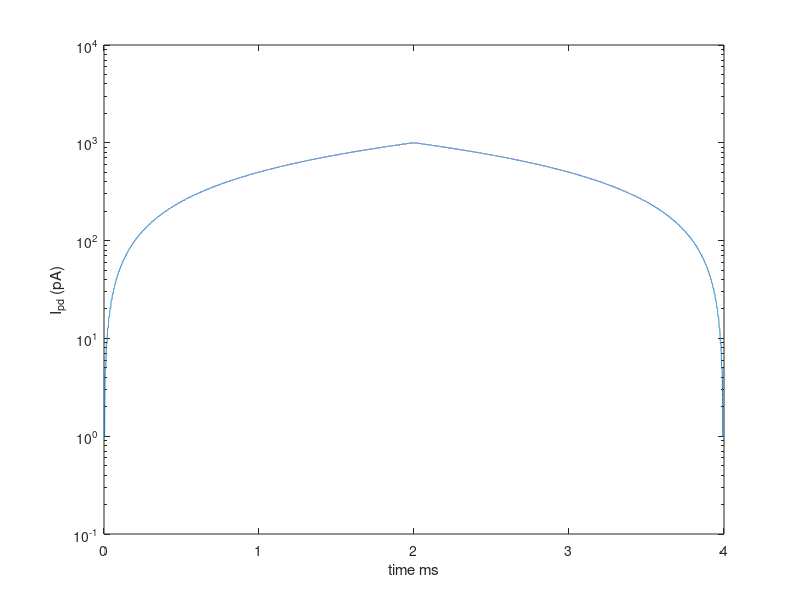
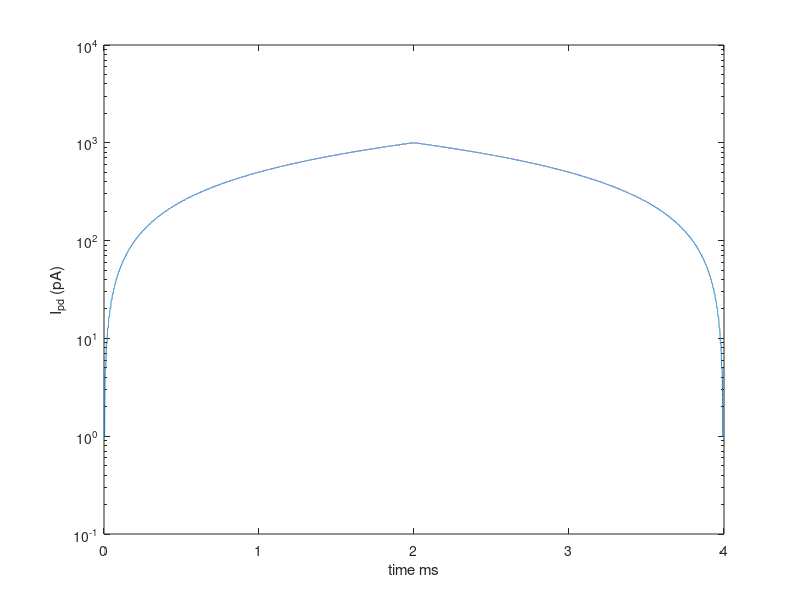

Reproduce these figures in MATLAB, in order.
% It script creates a triangule wave as steps that increases progessive

%function []=spiralNxM(N,M,freq)

%         <------- N ------>
%         ^ Pix0 Pix1 .....
%         |   .
%         |     .
%         M       .
%         |         .
%         |           .PixN,M

% The curve is similar to:
%
%       __
%     _|  |_
%   _|      |_
% _|          |_

tic;

clear all;clc;close all;

N = 7; 
M = 8;
quant_pixel=N*M;
freq = 250;
resol = 255; % Count colours that we wanna to see 
rpm = freq*60;
t_hold = (1/freq)/resol;
samplesPerHold = 2; 
T = t_hold*resol;
scaleTime = 1e3;

curr_path = pwd;
PATH_input = '/home/netware/users/jpgironruiz/Desktop/Documents/Cadence_analysis/Inputs/';
%PATH_input = '/sdcard/documents/MSc/Cadence_analysis/Inputs/';

cd(PATH_input);
nameSignal = strcat('TrianguleWave',int2str(N),'X',int2str(M),'_',int2str(freq));
name_folder = strcat(nameSignal,'/');
[s,mess1,mess2]=mkdir(name_folder);

if (~strcmp(mess1,''))
   
    rmdir(name_folder,'s');
    mkdir(name_folder);
end
PATH_input = strcat(PATH_input,nameSignal,'/');
cd(curr_path);

Imax = 1e-9;
Imin = 1e-12;
deltaI = (Imax - Imin)/(resol-1);

deltat = (T/2)/(samplesPerHold*resol); % T/2 porque es para arriba y para abjao en el mismo periodo
t = 0:deltat:T;
len_t = length(t);

if (rem(len_t,2) ~= 0 )
    t = 0:deltat:T-deltat;
    len_t = length(t);
end

I_ph = zeros(1,len_t);
I = Imin;
i = 0;

for p=0:quant_pixel-1
    
    i = 0;
    while ( i<=len_t)

        if ( i < len_t/2)

            I_ph(i+1:i+samplesPerHold) = I;
            I = I + deltaI;


        else

            I = I - deltaI;
            I_ph(i+1:i+samplesPerHold) = I;

        end

        if ( i + samplesPerHold <len_t)
            i = i+samplesPerHold;
        else
            i = len_t + 1;
        end

    end
    signal(:,1) = t';
    signal(:,2) = I_ph';
    
    % interp1
    cd(PATH_input)
    t_start=t(1);
 	t_stop=t(length(t));
 	time_interp = t_start:t_stop/(25*len_t*samplesPerHold):t_stop;
 	I_pd_interp = interp1(t,I_ph,time_interp,'linear');
    name_file = strcat(nameSignal,'_',num2str(p),'.csv');
	dlmwrite(name_file,[time_interp' I_pd_interp'],'delimiter',' ','precision',10,'newline','unix');
    

end

h=figure(1)
semilogy(time_interp*scaleTime,I_pd_interp*1e12);
xlabel('time ms')
ylabel('I_{pd} (pA)')
saveas(h,strcat(nameSignal,'.png'),'png');
saveas(h,strcat(nameSignal,'.fig'),'fig');
cd(curr_path);
